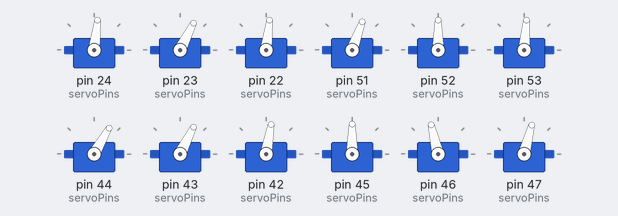
Bench run of a sketch on a simulated Arduino Uno, built with avr-gcc and run on an emulated ATmega328P. Shown: 12 × servo.

Above: at 2.05 s.
At 2.2 s:
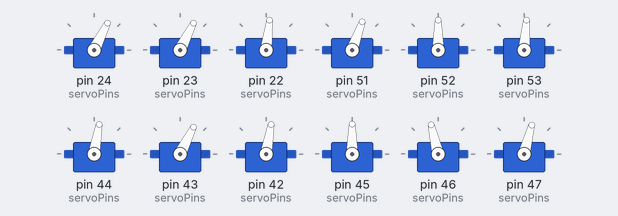
At 2.3 s:
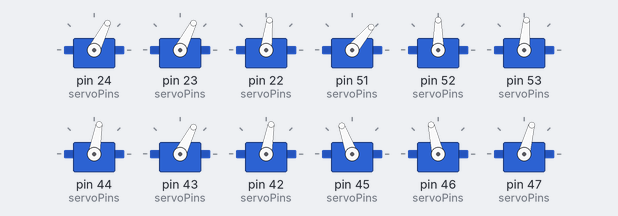
At 2.4 s:
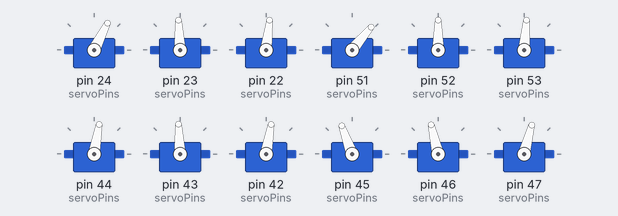
At 2.6 s:
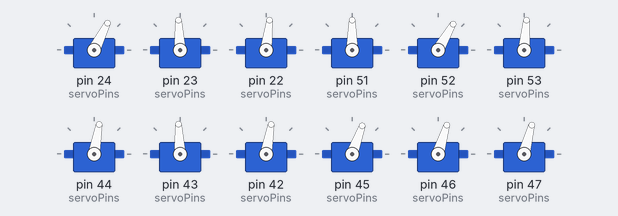
At 2.8 s:
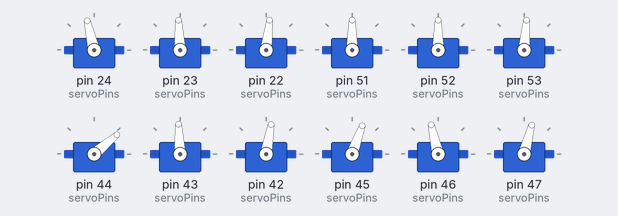
Timing chart, 0 to 5.0 s (numbered marks = the images above):
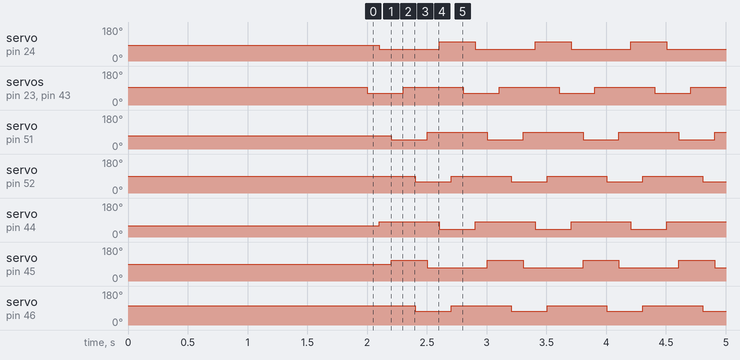

The sketch:

walking_tripod_gate.ino
```cpp
#include <Servo.h>

#define NUM_LEGS 6
#define NUM_SERVOS_PER_LEG 3
int general_delay =100;
// Pins for servos
const int servoPins[NUM_LEGS][NUM_SERVOS_PER_LEG] = {
  {24, 23, 22},   // Leg 1 servo pins (e.g., coxa, femur, tibia)
  {51, 52, 53},   // Leg 2 servo pins
  {44, 43, 42},   // Leg 3 servo pins
  {45, 46, 47},   // Leg 4 servo pins
  {30, 29, 28},   // Leg 5 servo pins
  {27, 26, 25}    // Leg 6 servo pins
};

// Predefined offsets for each servo
#define pos1 83   // coxa 1
#define pos2 93   // femur 1
#define pos3 83   // tibia 1
#define pos4 70   // coxa 2
#define pos5 90   // femur 2
#define pos6 85   // tibia 2
#define pos7 60   // c3
#define pos8 93   // f3
#define pos9 80   // t3
#define pos10 90  // c4
#define pos11 103 // f4
#define pos12 75  // t4
#define pos13 95  // c5
#define pos14 95  // f5
#define pos15 77  // t5
#define pos16 90  // c6
#define pos17 95  // f6
#define pos18 103 // t6

Servo servos[NUM_LEGS][NUM_SERVOS_PER_LEG];
int offsets[NUM_LEGS][NUM_SERVOS_PER_LEG] = {
  {pos1, pos2, pos3}, // Leg 1 offsets
  {pos4, pos5, pos6}, // Leg 2 offsets
  {pos7, pos8, pos9}, // Leg 3 offsets
  {pos10, pos11, pos12}, // Leg 4 offsets
  {pos13, pos14, pos15}, // Leg 5 offsets
  {pos16, pos17, pos18}  // Leg 6 offsets
};

void setup() {
  attach();
  offset();
  delay(2000);

}

void attach() {
  // Attach servos to pins manually
  servos[0][0].attach(servoPins[0][0]);
  servos[0][1].attach(servoPins[0][1]);
  servos[0][2].attach(servoPins[0][2]);

  servos[1][0].attach(servoPins[1][0]);
  servos[1][1].attach(servoPins[1][1]);
  servos[1][2].attach(servoPins[1][2]);

  servos[2][0].attach(servoPins[2][0]);
  servos[2][1].attach(servoPins[2][1]);
  servos[2][2].attach(servoPins[2][2]);

  servos[3][0].attach(servoPins[3][0]);
  servos[3][1].attach(servoPins[3][1]);
  servos[3][2].attach(servoPins[3][2]);

  servos[4][0].attach(servoPins[4][0]);
  servos[4][1].attach(servoPins[4][1]);
  servos[4][2].attach(servoPins[4][2]);

  servos[5][0].attach(servoPins[5][0]);
  servos[5][1].attach(servoPins[5][1]);
  servos[5][2].attach(servoPins[5][2]);
}

void offset() {
  // Set the predefined offsets for each servo
  // Leg 1
  servos[0][0].write(pos1); // coxa 1
  servos[0][1].write(pos2); // femur 1
  servos[0][2].write(pos3); // tibia 1

  // Leg 2
  servos[1][0].write(pos4); // coxa 2
  servos[1][1].write(pos5); // femur 2
  servos[1][2].write(pos6); // tibia 2

  // Leg 3
  servos[2][0].write(pos7); // c3
  servos[2][1].write(pos8); // f3
  servos[2][2].write(pos9); // t3

  // Leg 4
  servos[3][0].write(pos10); // c4
  servos[3][1].write(pos11); // f4
  servos[3][2].write(pos12); // t4

  // Leg 5
  servos[4][0].write(pos13); // c5
  servos[4][1].write(pos14); // f5
  servos[4][2].write(pos15); // t5

  // Leg 6
  servos[5][0].write(pos16); // c6
  servos[5][1].write(pos17); // f6
  servos[5][2].write(pos18); // t6
}

void moveLegs135() {
  // Move legs 1, 3, and 5 to follow half square
  // Example: Move leg 1
  /*servos[0][1].write(pos2); // Adjust position as needed
  servos[2][1].write(pos8);
  servos[4][1].write(pos14);
  delay(general_delay);*/
  servos[0][1].write(pos2 - 30);
// Adjust position as needed femur
  servos[2][1].write(pos8 - 30);

  servos[4][1].write(pos14 - 30);
  delay(general_delay);

  // leg 135
  servos[0][0].write(pos1 - 20);//coxa
    // clowise + //anti -
  servos[2][0].write(pos7 + 20);

  servos[4][0].write(pos13 - 20);
delay(general_delay);

// leg 246 //coxa
  servos[1][0].write(pos4 - 20);

  servos[3][0].write(pos10 + 20);

  servos[5][0].write(pos16 + 20);
delay(general_delay);

  //leg 135 femur down
  servos[0][1].write(pos2);

  servos[2][1].write(pos8);

  servos[4][1].write(pos14);
  delay(general_delay);


  // Similar adjustments for legs 3 and 5
}

void moveLegs246() {
  // Move legs 1, 3, and 5 to follow half square
  // Example: Move leg 1
 /* servos[1][1].write(pos5); // Adjust position as needed
  servos[3][1].write(pos11);
  servos[5][1].write(pos17);
  delay(general_delay);*/

//leg 246
  servos[1][1].write(pos5 - 30 );
  // Adjust position as needed femur
  servos[3][1].write(pos11 - 30);

  servos[5][1].write(pos17 - 30);
  delay(general_delay);

//leg 246
  servos[1][0].write(pos4 + 20);
  servos[3][0].write(pos10 - 20);
  servos[5][0].write(pos16 - 20);
delay(general_delay);
  //otherpair backward push 135
  servos[0][0].write(pos1 + 20);//coxa
  servos[2][0].write(pos7 - 20);
  servos[4][0].write(pos13 + 20);


 delay(general_delay);
  servos[1][1].write(pos5);
  servos[3][1].write(pos11);
  servos[5][1].write(pos17);
  delay(general_delay);


  // Similar adjustments for legs 3 and 5
}

  void loop() {
  // Move legs 1, 3, and 5 to follow half square

 moveLegs135();
  // Adjust delay as needed


  //Move legs 2, 4, and 6 to follow the same half square
 moveLegs246();

  // Adjust delay as needed
  //offset();
  //delay(500);
}
```

Measured:
- by itself, servo on pin 24 (servoPins): alternates 103° for 0.30 s and 63° for 0.50 s
- by itself, servo on pin 23 (servoPins), servo on pin 43 (servoPins): alternates 93° for 0.50 s and 63° for 0.30 s
- by itself, servo on pin 51 (servoPins): alternates 90° for 0.50 s and 50° for 0.30 s
- by itself, servo on pin 52 (servoPins): alternates 90° for 0.50 s and 60° for 0.30 s
- by itself, servo on pin 44 (servoPins): alternates 80° for 0.50 s and 40° for 0.30 s
- by itself, servo on pin 45 (servoPins): alternates 110° for 0.30 s and 70° for 0.50 s
- by itself, servo on pin 46 (servoPins): alternates 103° for 0.50 s and 73° for 0.30 s
